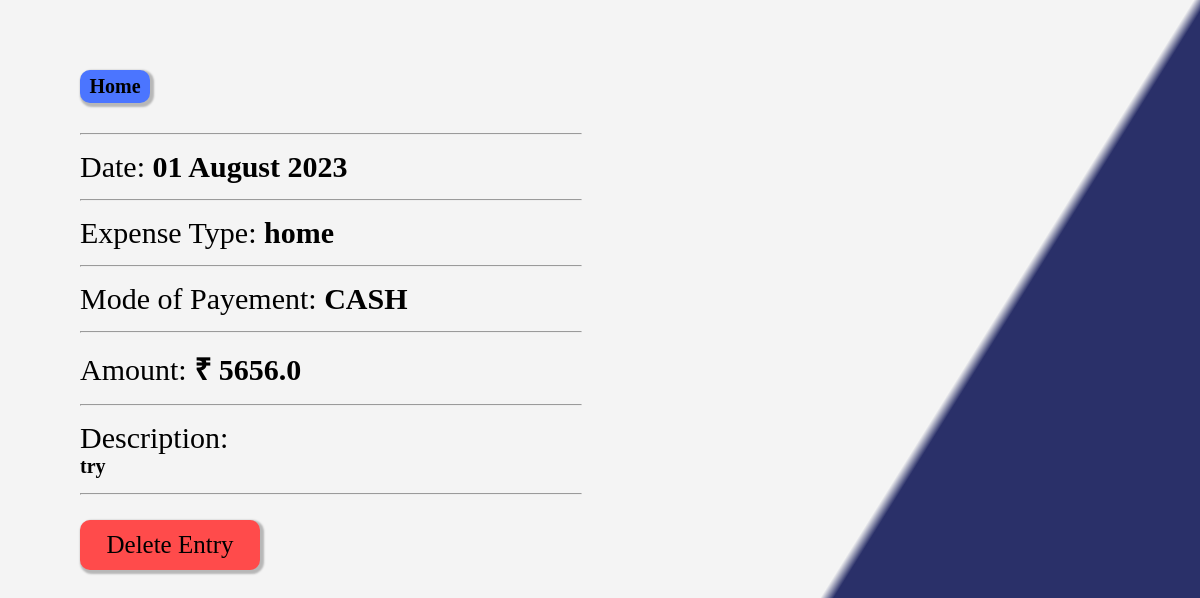
The app's page /data/1/ with its own data.
### app/models.py (models this page shows, shortened)
class Entry(models.Model):
    type = models.ForeignKey(Payement, blank=False, null=False, on_delete=models.CASCADE)
    exp_type = models.ForeignKey(ExpenseType,on_delete=models.CASCADE)
    description = models.TextField(max_length=100, blank=True)
    amount = models.FloatField(null=False, blank=False)
    date = models.DateField()

class ExpenseType(models.Model):
    expense_type = models.TextField(max_length=100)
    def __str__(self):
        return self.expense_type

class Payement(models.Model):
    type = models.TextField(max_length=100)
    def __str__(self):
        return self.type

### app/views.py (the view)
# urls.py: path('data/<str:pk>/', views.view_data, name='data'),
def view_data(request, pk):
    entry = Entry.objects.get(id=pk)
    context = {'entry': entry}
    return render(request, 'view_data.html', context)

### templates/view_data.html (shortened to what this page needs)
{% extends 'base.html' %}
{% load humanize %}
{% block content %}
<div class='middle-container'>
    <a href='{% url "home" %}' class='home-button'><b>Home</b></a>
    <div class='head'>
        <hr/>
        <span>Date: <b>{{ entry.date|date:"d F Y" }}</b></span>
        <hr/>
        <span>Expense Type: <b>{{ entry.exp_type }}</b></span>
        <hr/>
        <span>Mode of Payement: <b>{{ entry.type }}</b></span>
        <hr/>
        <span>Amount: <b>₹ {{ entry.amount }}</b></span>
        <hr/>
        Description: <b style='font-size:20px;'>{{ entry.description }}</b>
        <hr/>
    </div>
    <button class='delete-button' onclick="sendData()">
        Delete Entry
    </button>
</div>
{% endblock %}

### static/main.css (style rules this page uses)
body, html { height: 100%; margin: 0; padding: 0; width : 100vw; height: 100vh; background: linear-gradient(122deg, #F4F4F4 70.23%, #2A3069 71.02%); }
.middle-container { display: flex; flex-direction: column; justify-content: center; align-items: left; margin-left: 40px; margin-right: 40px; }

### templates/view_data.html (style rules this page uses)
.head { display: flex; flex-direction: column; justify-content: center; align-items: left; margin-left: 40px; margin-top:15px; font-family:'Comic Sans MS'; font-size: 30px; width: 500px; }
.home-button { background-color: rgb(75, 117, 255); text-decoration: none; display: inline-block; cursor: pointer; text-align:center; font-size:20px; margin-left:40px; margin-top:70px; color:black; padding: 5px; border-radius:10px; font-family: 'Comic Sans MS'; max-width: 60px; box-shadow: 2px 2px 2px 2px rgba(0, 0, 0, 0.25); }
hr { width:500px; }
.delete-button { margin-left: 40px; margin-top:10px; font-size:25px; font-family: 'Comic Sans MS'; background-color: rgb(255, 75, 75); text-decoration: none; display: flex; justify-content: center; cursor: pointer; text-align: center; align-items: center; width:180px; height:50px; border-radius: 10px; box-shadow: 2px 2px 2px 2px rgba(0, 0, 0, 0.25); border:none; }

### records on screen
Entry: date "01 August 2023", exp_type "home", type "CASH", amount "5656.0", description "try"
